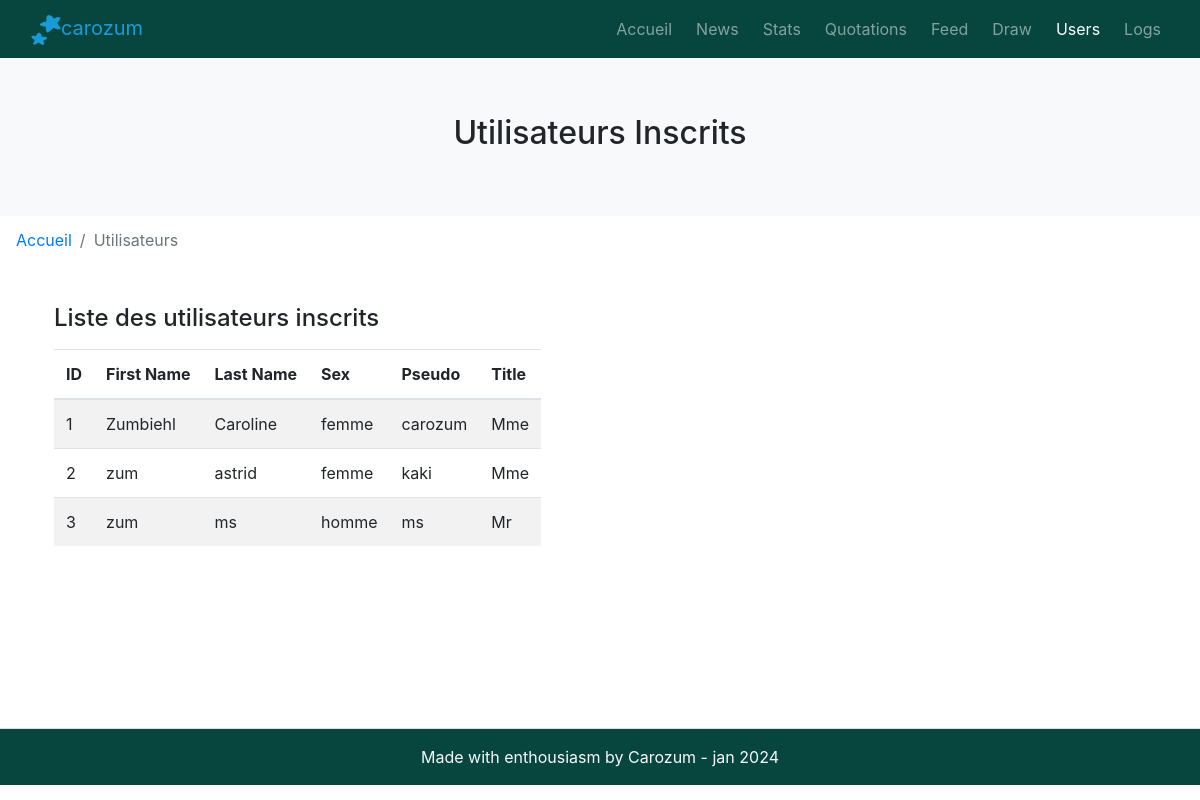
Before: /utilisateurs-inscrits with the older database file.
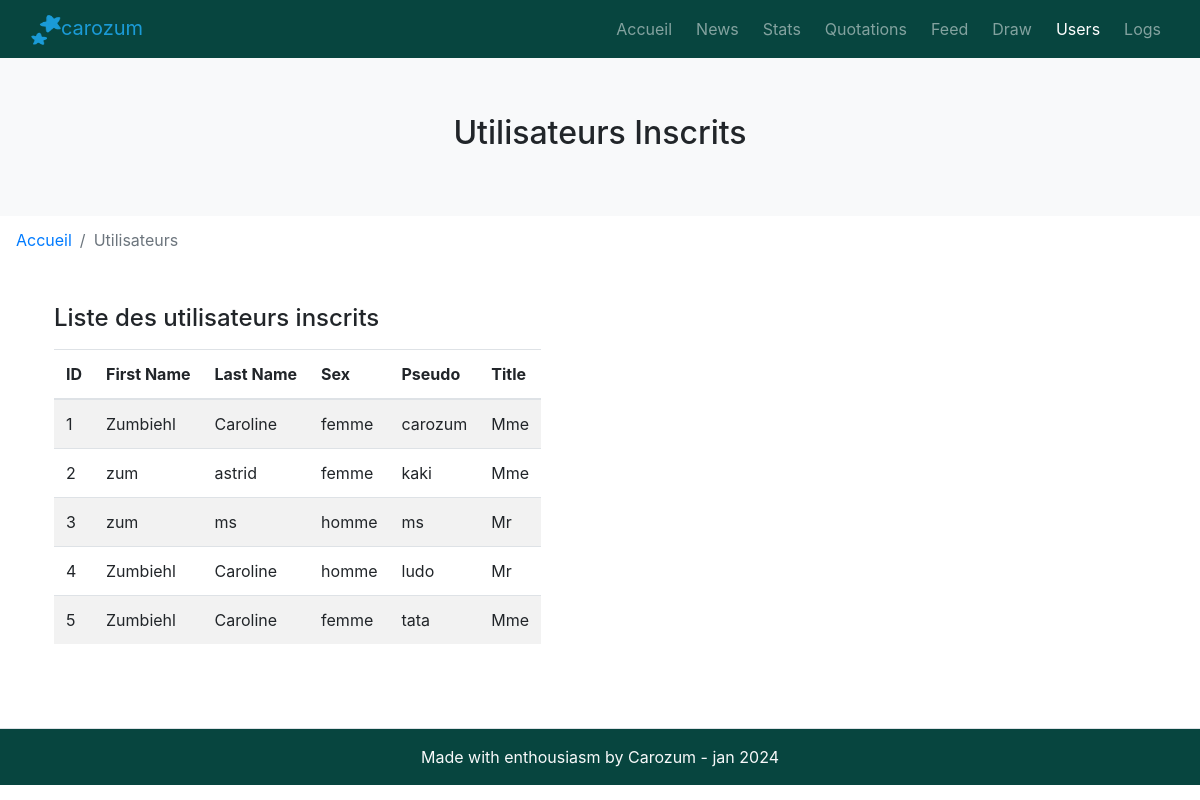
After: the same page with the newer database file.
### models.py (models this page shows)
class User(db.Model):
    id = db.Column(db.Integer, primary_key=True, autoincrement=True)
    prenom = db.Column('Prenom', db.String())
    nom = db.Column('Nom', db.String())
    sexe = db.Column('Sexe', db.String())
    pseudo = db.Column('Pseudo', db.String())
    titre = db.Column('Titre', db.String())

### app.py (the view)
@app.route('/utilisateurs-inscrits')
def utilisateurs_inscrits():
    users = User.query.all()
    return render_template("utilisateurs-inscrits.html", users=users)

### templates/utilisateurs-inscrits.html (shortened to what this page needs)
{% extends 'layout.html' %}
{% block h1 %}
Utilisateurs Inscrits
{% endblock%}
{% block content %}
<nav style="--bs-breadcrumb-divider: '>';" aria-label="breadcrumb">
    <ol class="breadcrumb">
        <li class="breadcrumb-item"><a href="{{url_for('bienvenue')}}">Accueil</a></li>
        <li class="breadcrumb-item active" aria-current="page">Utilisateurs</li>
    </ol>
</nav>
<main class="container p-4 overflow-hidden" style="min-height: 56vh">
    <h2 class="h4 pb-2">Liste des utilisateurs inscrits</h2>
    <div class="content">
        <table class="table table-striped table-responsive">
            <thead>
                <tr>
                    <th>ID</th>
                    <th>First Name</th>
                    <th>Last Name</th>
                    <th>Sex</th>
                    <th>Pseudo</th>
                    <th>Title</th>
                </tr>
            </thead>
            <tbody>
                {% for user in users %}
                <tr>
                    <td>{{ user.id }}</td>
                    <td>{{ user.nom }}</td>
                    <td>{{ user.prenom }}</td>
                    <td>{{ user.sexe }}</td>
                    <td>{{ user.pseudo }}</td>
                    <td>{{ user.titre }}</td>
                </tr>
                {% endfor %}
            </tbody>
        </table>
    </div>
</main>
{% endblock %}

### templates/layout.html (shortened to what this page needs)
<!DOCTYPE html>
<html lang="en">
<head>
    <link rel="stylesheet" type="text/css" href="{{ url_for('static', filename='bootstrap.min.css')}}">
    <link rel="stylesheet" type="text/css" href="{{ url_for('static', filename='style.css') }}">
</head>
<body>
    {% block header %}
    <header>
        <nav class="navbar navbar-expand-md navbar-dark bg-primary ">
            <div class="container-fluid ">
                <a class="navbar-brand" href="{{ url_for('index') }}" style="color: #1B9BD7">
                    <img src="{{url_for('static', filename='Stars.png')}}" alt="" width="30" height="30">carozum
                </a>
                <div class="collapse navbar-collapse" id="navbarNavAltMarkup">
                    <div class="navbar-nav ml-auto">
                        <a class="nav-link pl-3 {% if request.path == url_for('bienvenue') %}active{% endif %}"
                            aria-current="page" href="{{ url_for('bienvenue') }}">Accueil</a>
                        <a class="nav-link pl-3 {% if request.path == url_for('infos_company') %}active{% endif %}"
                            aria-current="page" href="{{ url_for('infos_company') }}">News</a>
                        <a class="nav-link pl-3 {% if request.path == url_for('form_file') %}active{% endif %}"
                            href="{{ url_for('form_file') }}">Stats</a>
                        <a class="nav-link pl-3 {% if request.path == url_for('form_chart') %}active{% endif %}"
                            href="{{ url_for('form_chart') }}">Quotations</a>
                        <a class="nav-link pl-3 {% if request.path == url_for('feed_model') %}active{% endif %}"
                            href="{{ url_for('feed_model') }}">Feed</a>
                        <a class="nav-link pl-3 {% if request.path == url_for('draw') %}active{% endif %}"
                            href="{{ url_for('draw') }}">Draw</a>
                        <a class="nav-link pl-3 {% if request.path == url_for('utilisateurs_inscrits') %}active{% endif %}"
                            href="{{ url_for('utilisateurs_inscrits') }}">Users</a>
                        <a class="nav-link pl-3 {% if request.path == url_for('logs') %}active{% endif %}"
                            href="{{ url_for('logs') }}">Logs</a>
                    </div>
                </div>
            </div>
        </nav>
    </header>
    {% endblock %}
    {% block hero%}
    <div class="hero-page container-fluid bg-light p-5 ">
        <div class="row align-items-center justify-content-center p-2">
            <h1 class="col-md-10 col-lg-6 text-center">
                {% block h1%}
                {% endblock %}
            </h1>
        </div>
    </div>
    {% endblock %}
    {% block content %}
    {% endblock %}
    {% block footer%}
    <footer class="bg-primary text-light text-center pt-3 pb-3 border-top container-fluid">
        Made with enthousiasm by Carozum - jan 2024
    </footer>
    {% endblock %}
</body>
</html>

Changed rows visible on the page:
added User: id "4", nom "Zumbiehl", prenom "Caroline", sexe "homme", pseudo "ludo", titre "Mr"
added User: id "5", nom "Zumbiehl", prenom "Caroline", sexe "femme", pseudo "tata", titre "Mme"
